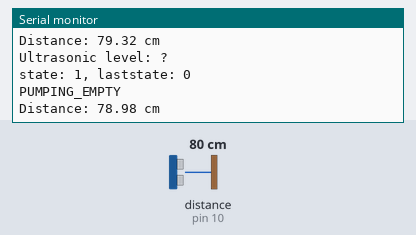
Simulated run of this sketch. Board: Arduino Uno, built with avr-gcc and run on an emulated ATmega328P. Parts: the last lines printed to the serial monitor. Wiring (inferred from the names in the program): ultrasonic range finder: trigger pin 9; echo pin 10. The inputs (shaded band) are chosen by the test bench; at power-on: distance to the obstacle (sensor on pin 10) 80 cm. The echo pulse lasts 58.3 µs per cm.

Above: at 2.3 s.
2.4 s: distance to the obstacle (sensor on pin 10) set to 2 cm
At 4.4 s:
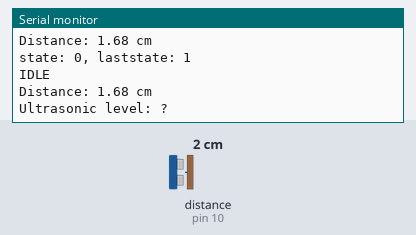
6.0 s: distance to the obstacle (sensor on pin 10) set to 4 cm
At 7.1 s:
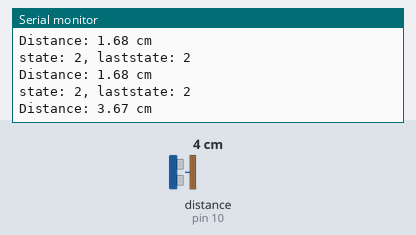
Timing chart, 0 to 9.0 s (numbered marks = the images above; inputs shaded):
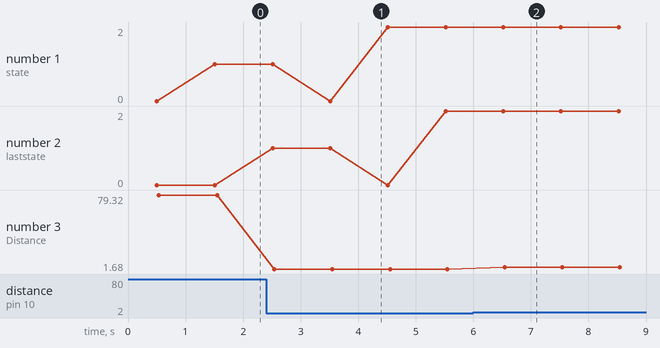

The sketch:

pump.ino
```cpp
#define ON true
#define OFF false

const int pump1Pin = 0;//Pump moving water into tank
const int pump2Pin = 1;// Pump moving water away from tank

void init_pumps(void) {
  pinMode(pump1Pin, OUTPUT);
  pinMode(pump2Pin, OUTPUT);
  digitalWrite(pump1Pin, HIGH);
  digitalWrite(pump2Pin, HIGH);
}

void pump_action(uint8_t pump, bool state) {
  if (state == ON) {
    digitalWrite(pump - 1, LOW);
  } else if (state == OFF) {
    digitalWrite(pump - 1, HIGH);
  }
}
```

Sensor.ino
```cpp
#define ON true
#define OFF false

typedef struct WaterLevel_t {
  bool pumpOff;
  int pumpTimer;
  float ultrasonicLevel;
  bool ultrasonicTrigTimer;
  int ultrasonicEchoPin;
} WaterLevel_t;

typedef enum WaterLevelTankStates_t {
  IDLE,
  PUMPING_EMPTY,
  PUMPING_FILL,
  //LIDOTT_MEASURE,
} WaterLevelTankStates_t;

WaterLevelTankStates_t state = IDLE;
WaterLevelTankStates_t lastState = IDLE;
bool newState = true;

WaterLevel_t waterLevelTank;

int desiredReading = 30;
float offset = 0.1; // Lower and upper bounds

void setup() {
  Serial.begin(9600);

  init_ultrasonics();
  init_pumps();

  Serial.println("Init complete.");
}

void loop() {

  delay(500);

  static char temp[100] = {0};
  sprintf(temp, "state: %d, laststate: %d", state, lastState);
  Serial.println(temp);

  if (state != lastState) {
    newState = true;
    lastState = state;
  }

  switch (state) {
    case IDLE:
      if (newState) {
        Serial.println("IDLE");
      }

      // Take an ultrasonic measurement
      waterLevelTank.ultrasonicLevel = measureDistance();

      sprintf(temp, "Ultrasonic level: %f", waterLevelTank.ultrasonicLevel);
      Serial.println(temp);

      // Determine if the tank needs to be emptied - Go to Pumping state if required
      if (waterLevelTank.ultrasonicLevel > 20) {
        state = PUMPING_EMPTY;
      } else {
        // Otherwise, take a Lidott measurement
        state = PUMPING_FILL;
      }
      break;

    case PUMPING_EMPTY:
      if (newState) {
        Serial.println("PUMPING_EMPTY");
        pump_action(1, ON);
      }

      // Take an ultrasonic measurement
      waterLevelTank.ultrasonicLevel = measureDistance();

      // Determine if the tank needs to be emptied - Go to Pumping state if required
      if (waterLevelTank.ultrasonicLevel < 20) {
        pump_action(1, OFF);
        state = IDLE;
      }
      break;

    case PUMPING_FILL:
      if (newState) {
        Serial.println("PUMPING_FILL");
        pump_action(2, ON);
      }

      waterLevelTank.ultrasonicLevel = measureDistance();

      // Determine if the tank needs to be filled
      if (waterLevelTank.ultrasonicLevel < desiredReading) {
        pump_action(2,ON);
      } else {
        // Tank reached or exceeded desired reading
        pump_action(2, OFF);
        desiredReading += 10;
        delay(1000);

        if (desiredReading > 60) {
          state = IDLE;
        }
      }
      break;
  };

  newState = false;
}
```

ultrasonic.ino
```cpp
const int trigPin = 9;
const int echoPin = 10;

void init_ultrasonics() {
  pinMode(trigPin, OUTPUT);
  pinMode(echoPin, INPUT);
}

float measureDistance() {
  digitalWrite(trigPin, LOW);
  delayMicroseconds(2);
  digitalWrite(trigPin, HIGH);
  delayMicroseconds(10);
  digitalWrite(trigPin, LOW);

  long duration = pulseIn(echoPin, HIGH);
  float distance = duration * 0.034 / 2;

  Serial.print("Distance: ");
  Serial.print(distance);
  Serial.println(" cm");

  delay(500);

  return distance;
}
```

Measured:
- after the input at 2.4 s, the serial monitor: prints a new line after 0.14 s (image 1)
- after the input at 6.0 s, the serial monitor: prints a new line after 0.54 s (image 2)
- plotted number 1: 1 → 2 after the input at 2.4 s
- plotted number 2: 0 → 2 after the input at 2.4 s
- plotted number 3: 78.98 → 1.68 after the input at 2.4 s, 1.68 → 3.67 after the input at 6.0 s
